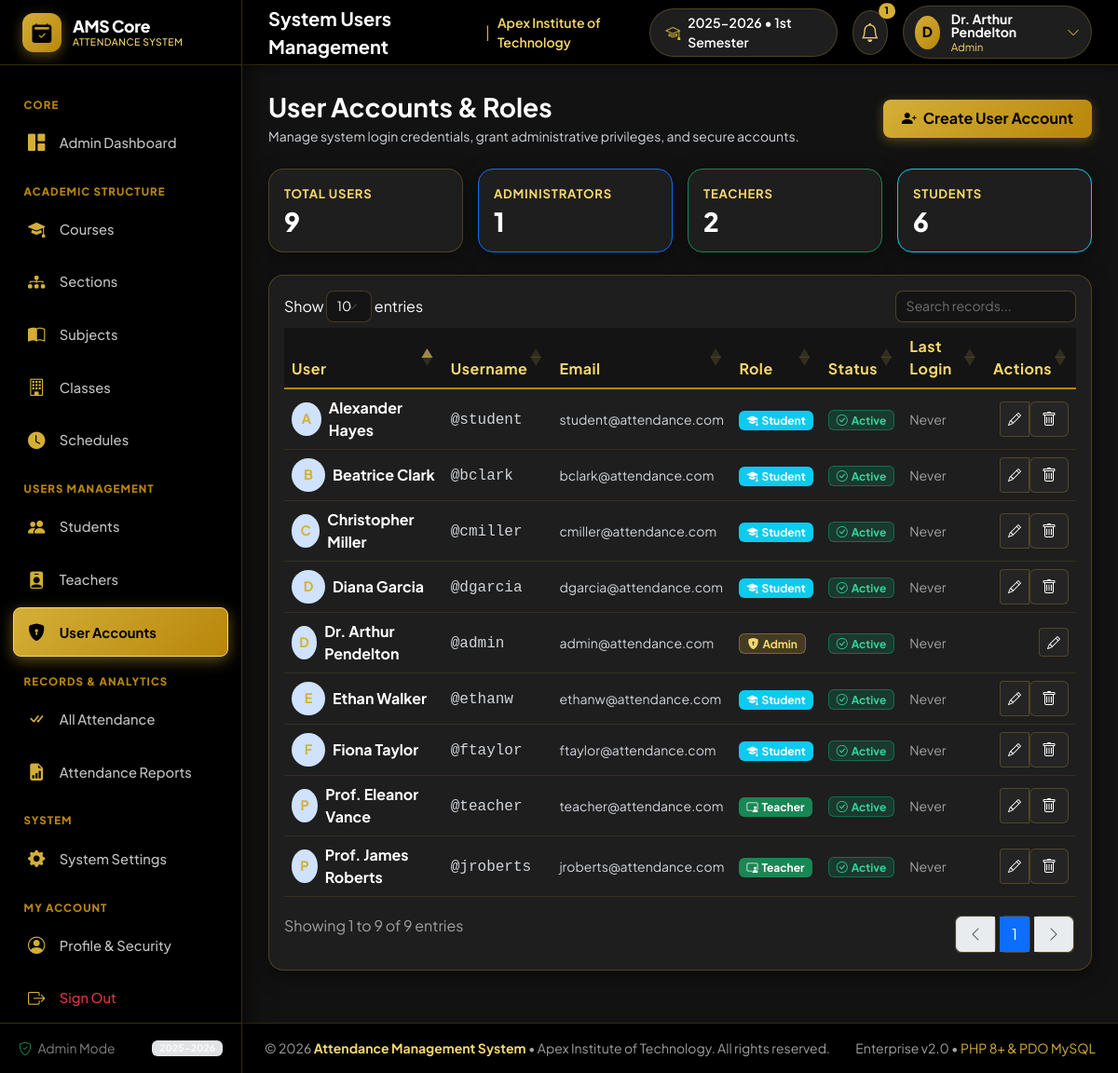
/users.php (signed in), run on the app's committed database.
### tables this page shows
CREATE TABLE `users` (
  `id` INT AUTO_INCREMENT PRIMARY KEY,
  `username` VARCHAR(50) NOT NULL UNIQUE,
  `email` VARCHAR(100) NOT NULL UNIQUE,
  `password` VARCHAR(255) NOT NULL,
  `role` ENUM('admin', 'teacher', 'student') NOT NULL,
  `full_name` VARCHAR(100) NOT NULL,
  `avatar` VARCHAR(255) DEFAULT 'default-avatar.png',
  `status` ENUM('active', 'inactive', 'pending') DEFAULT 'active',
  `last_login` DATETIME NULL,
  `created_at` TIMESTAMP DEFAULT CURRENT_TIMESTAMP,
  `updated_at` TIMESTAMP DEFAULT CURRENT_TIMESTAMP ON UPDATE CURRENT_TIMESTAMP,
  INDEX `idx_users_role` (`role`),
  INDEX `idx_users_status` (`status`)
);

### User.php (called while the page is built, shortened)
<?php
require_once __DIR__ . '/../config/database.php';
class User {
    private $db;
    public function __construct() {
        $this->db = Database::getInstance()->getConnection();
    }
    public function getAll($role = null) {
        if ($role) {
            $stmt = $this->db->prepare("SELECT * FROM users WHERE role = ? ORDER BY id DESC");
            $stmt->execute([$role]);
        } else {
            $stmt = $this->db->query("SELECT * FROM users ORDER BY id DESC");
        }
        return $stmt->fetchAll();
    }
    public function getStats() {
        $stmt = $this->db->query("
            SELECT
                COUNT(*) as total_users,
                SUM(CASE WHEN role = 'admin' THEN 1 ELSE 0 END) as total_admins,
                SUM(CASE WHEN role = 'teacher' THEN 1 ELSE 0 END) as total_teachers,
                SUM(CASE WHEN role = 'student' THEN 1 ELSE 0 END) as total_students,
                SUM(CASE WHEN status = 'active' THEN 1 ELSE 0 END) as active_users
            FROM users
        ");
        return $stmt->fetch();
    }
}

### database.php (called while the page is built, shortened)
<?php
class Database {
    private static $instance = null;
    private $pdo;
    private $host = '127.0.0.1';
    private $dbname = 'attendance_management';
    private $user = 'root';
    private $pass = '';
    private $charset = 'utf8mb4';
    private function __construct() {
        $dsn = "mysql:host={$this->host};dbname={$this->dbname};charset={$this->charset}";
        $options = [
            PDO::ATTR_ERRMODE            => PDO::ERRMODE_EXCEPTION,
            PDO::ATTR_DEFAULT_FETCH_MODE => PDO::FETCH_ASSOC,
            PDO::ATTR_EMULATE_PREPARES   => false,
            PDO::MYSQL_ATTR_INIT_COMMAND => "SET NAMES utf8mb4 COLLATE utf8mb4_unicode_ci"
        ];
        try {
            $this->pdo = new PDO($dsn, $this->user, $this->pass, $options);
        } catch (PDOException $e) {
            die("Database connection failed: " . htmlspecialchars($e->getMessage()));
        }
    }
    public static function getInstance() {
        if (self::$instance === null) {
            self::$instance = new self();
        }
        return self::$instance;
    }
    public function getConnection() {
        return $this->pdo;
    }
}

### session.php (called while the page is built, shortened)
<?php
function is_logged_in() {
    return isset($_SESSION['user_id']) && !empty($_SESSION['user_id']);
}
function current_user() {
    return [
        'id'        => $_SESSION['user_id'] ?? null,
        'username'  => $_SESSION['username'] ?? '',
        'email'     => $_SESSION['email'] ?? '',
        'role'      => $_SESSION['role'] ?? '',
        'full_name' => $_SESSION['full_name'] ?? '',
        'avatar'    => $_SESSION['avatar'] ?? 'default-avatar.png',
        'ref_id'    => $_SESSION['ref_id'] ?? null
    ];
}

### users.php (the view, shortened to what this page needs)
<?php
require_once __DIR__ . '/../includes/session.php';
require_once __DIR__ . '/../includes/functions.php';
require_once __DIR__ . '/../models/User.php';
$userModel = new User();
$roleFilter = $_GET['role'] ?? null;
$users = $userModel->getAll($roleFilter);
$userStats = $userModel->getStats();
$pageTitle = 'System Users Management';
require_once __DIR__ . '/../views/layouts/header.php';
require_once __DIR__ . '/../views/layouts/sidebar.php';
require_once __DIR__ . '/../views/layouts/navbar.php';
?>
<div class="d-flex flex-column flex-md-row justify-content-between align-items-md-center gap-3 mb-4">
    <div>
        <h3 class="fw-bold text-dark mb-1">User Accounts & Roles</h3>
        <p class="text-secondary small mb-0">Manage system login credentials, grant administrative privileges, and secure accounts.</p>
    </div>
    <div>
        <button type="button" class="btn btn-primary" data-bs-toggle="modal" data-bs-target="#addUserModal">
            <i class="bi bi-person-plus-fill me-1"></i> Create User Account
        </button>
    </div>
</div>
<div class="row g-3 mb-4">
    <div class="col-sm-6 col-md-3">
        <div class="stat-card p-3">
            <div class="stat-title">Total Users</div>
            <div class="stat-value fs-3"><?= number_format($userStats['total_users']) ?></div>
        </div>
    </div>
    <div class="col-sm-6 col-md-3">
        <div class="stat-card p-3 border-primary">
            <div class="stat-title text-primary">Administrators</div>
            <div class="stat-value fs-3 text-primary"><?= number_format($userStats['total_admins']) ?></div>
        </div>
    </div>
    <div class="col-sm-6 col-md-3">
        <div class="stat-card p-3 border-success">
            <div class="stat-title text-success">Teachers</div>
            <div class="stat-value fs-3 text-success"><?= number_format($userStats['total_teachers']) ?></div>
        </div>
    </div>
    <div class="col-sm-6 col-md-3">
        <div class="stat-card p-3 border-info">
            <div class="stat-title text-info">Students</div>
            <div class="stat-value fs-3 text-info"><?= number_format($userStats['total_students']) ?></div>
        </div>
    </div>
</div>
<div class="card-modern">
    <div class="card-body p-0">
        <div class="table-responsive p-3">
            <table class="table table-hover align-middle datatable w-100">
                <thead class="table-light">
                    <tr>
                        <th>User</th>
                        <th>Username</th>
                        <th>Email</th>
                        <th>Role</th>
                        <th>Status</th>
                        <th>Last Login</th>
                        <th class="text-end">Actions</th>
                    </tr>
                </thead>
                <tbody>
                    <?php foreach ($users as $u): ?>
                        <tr>
                            <td>
                                <div class="d-flex align-items-center gap-2">
                                    <div class="rounded-circle bg-primary-subtle text-primary fw-bold d-flex align-items-center justify-content-center" style="width: 36px; height: 36px; font-size: 0.9rem;">
                                        <?= strtoupper(substr($u['full_name'], 0, 1)) ?>
                                    </div>
                                    <span class="fw-bold text-dark"><?= e($u['full_name']) ?></span>
                                </div>
                            </td>
                            <td><span class="font-monospace text-secondary">@<?= e($u['username']) ?></span></td>
                            <td><small class="text-secondary"><?= e($u['email']) ?></small></td>
                            <td>
                                <?php if ($u['role'] === 'admin'): ?>
                                    <span class="badge bg-primary px-2 py-1"><i class="bi bi-shield-lock-fill me-1"></i>Admin</span>
                                <?php elseif ($u['role'] === 'teacher'): ?>
                                    <span class="badge bg-success px-2 py-1"><i class="bi bi-person-video3 me-1"></i>Teacher</span>
                                <?php else: ?>
                                    <span class="badge bg-info px-2 py-1"><i class="bi bi-mortarboard-fill me-1"></i>Student</span>
                                <?php endif; ?>
                            </td>
                            <td><?= get_status_badge($u['status']) ?></td>
                            <td>
                                <small class="text-muted"><?= $u['last_login'] ? format_date($u['last_login'], 'M d, Y h:i A') : 'Never' ?></small>
                            </td>
                            <td class="text-end">
                                <div class="btn-group btn-group-sm">
                                    <button type="button" class="btn btn-light border edit-user-btn"
                                            data-user='<?= json_encode($u) ?>' title="Edit User">
                                        <i class="bi bi-pencil"></i>
                                    </button>
                                    <?php if ($u['id'] != $_SESSION['user_id']): ?>
                                        <form method="POST" action="<?= BASE_URL ?>/admin/users.php" class="d-inline">
                                            <button type="button" class="btn btn-light border text-danger btn-delete-confirm" title="Delete User">
                                                <i class="bi bi-trash"></i>
                                            </button>
                                        </form>
                                    <?php endif; ?>
                                </div>
                            </td>
                        </tr>
                    <?php endforeach; ?>
                </tbody>
            </table>
        </div>
    </div>
</div>
<?php
require_once __DIR__ . '/../views/layouts/footer.php';
?>

### navbar.php (shortened to what this page needs)
<?php
require_once __DIR__ . '/../../includes/session.php';
require_once __DIR__ . '/../../includes/functions.php';
$user = current_user();
$db = Database::getInstance()->getConnection();
$notifications = [];
if (!empty($user['id'])) {
    $stmtN = $db->prepare("SELECT * FROM notifications WHERE user_id = ? ORDER BY id DESC LIMIT 5");
    $stmtN->execute([$user['id']]);
    $notifications = $stmtN->fetchAll();
}
?>
<div class="app-main">
    <header class="app-topbar">
        <div class="topbar-left">
            <div class="d-none d-md-flex align-items-center gap-2">
                <span class="fw-bold fs-5 text-white"><?= e($pageTitle ?? 'Dashboard') ?></span>
                <span style="color: var(--gold);">|</span>
                <span class="small fw-semibold" style="color: var(--text-gold-light);"><?= e(INSTITUTION_NAME) ?></span>
            </div>
        </div>
        <div class="topbar-right">
            <div class="d-none d-lg-flex align-items-center rounded-pill px-3 py-1 gap-2 border" style="background: var(--bg-card); border-color: var(--gold-border) !important;">
                <i class="bi bi-mortarboard" style="color: var(--gold);"></i>
                <span class="small fw-semibold text-white"><?= e(ACADEMIC_YEAR) ?> &bull; <?= e(CURRENT_SEMESTER) ?></span>
            </div>
            <div class="dropdown">
                <button class="btn rounded-circle position-relative p-2 border" style="background: var(--bg-card); border-color: var(--gold-border) !important;" type="button" data-bs-toggle="dropdown" aria-expanded="false">
                    <i class="bi bi-bell fs-5" style="color: var(--text-gold-light);"></i>
                    <?php if (count($notifications) > 0): ?>
                        <span class="position-absolute top-0 start-100 translate-middle badge rounded-pill" style="font-size: 0.65rem; background: var(--gold); color: #000000; font-weight: 800;">
                            <?= count($notifications) ?>
                        </span>
                    <?php endif; ?>
                </button>
            </div>
            <div class="dropdown">
                <a href="#" class="user-dropdown-toggle" data-bs-toggle="dropdown" aria-expanded="false">
                    <?php if (!empty($user['avatar']) && file_exists(ROOT_PATH . '/uploads/avatars/' . $user['avatar'])): ?>
                        <img src="<?= BASE_URL ?>/uploads/avatars/<?= e($user['avatar']) ?>" alt="Avatar" class="user-avatar-img">
                    <?php else: ?>
                        <div class="user-avatar-placeholder">
                            <?= strtoupper(substr($user['full_name'] ?? 'U', 0, 1)) ?>
                        </div>
                    <?php endif; ?>
                    <div class="d-none d-sm-block text-start lh-1 pe-2">
                        <div class="fw-bold small text-white"><?= e($user['full_name'] ?? 'User') ?></div>
                        <small class="text-capitalize" style="font-size: 0.72rem; color: var(--text-gold-light);"><?= e($user['role'] ?? 'Guest') ?></small>
                    </div>
                    <i class="bi bi-chevron-down small" style="color: var(--gold);"></i>
                </a>
            </div>
        </div>
    </header>
    <main class="app-content">

### functions.php (shortened to what this page needs)
<?php
function e($string) {
    return htmlspecialchars((string)$string, ENT_QUOTES, 'UTF-8');
}
function get_status_badge($status) {
    $status = strtoupper($status);
    switch ($status) {
        case 'ACTIVE':
            return '<span class="badge bg-success-subtle text-success border border-success-subtle px-2 py-1"><i class="bi bi-check-circle me-1"></i>Active</span>';
    }
}

### data on the page
users: full_name "D", full_name "Dr. Arthur Pendelton", role "Admin", username "admin", email "admin@attendance.com", status "active" (drawn), shows "Never"
users: full_name "F", full_name "Fiona Taylor", username "ftaylor", email "ftaylor@attendance.com", role "student" (drawn), status "active" (drawn), shows "Never"
users: full_name "E", full_name "Ethan Walker", username "ethanw", email "ethanw@attendance.com", role "student" (drawn), status "active" (drawn), shows "Never"
users: full_name "D", full_name "Diana Garcia", username "dgarcia", email "dgarcia@attendance.com", role "student" (drawn), status "active" (drawn), shows "Never"
users: full_name "C", full_name "Christopher Miller", username "cmiller", email "cmiller@attendance.com", role "student" (drawn), status "active" (drawn), shows "Never"
users: full_name "B", full_name "Beatrice Clark", username "bclark", email "bclark@attendance.com", role "student" (drawn), status "active" (drawn), shows "Never"
users: full_name "A", full_name "Alexander Hayes", username "student", email "student@attendance.com", role "student" (drawn), status "active" (drawn), shows "Never"
users: full_name "P", full_name "Prof. James Roberts", username "jroberts", email "jroberts@attendance.com", role "teacher" (drawn), status "active" (drawn), shows "Never"
users: full_name "P", full_name "Prof. Eleanor Vance", username "teacher", email "teacher@attendance.com", role "teacher" (drawn), status "active" (drawn), shows "Never"

### other printed values
$role "Admin"
ACADEMIC_YEAR "2025-2026"
$pageTitle "System Users Management"
INSTITUTION_NAME "Apex Institute of Technology"
CURRENT_SEMESTER "1st Semester"
count($notifications) "1"
$userStats['total_users'] "9"
$userStats['total_admins'] "1"
$userStats['total_teachers'] "2"
$userStats['total_students'] "6"
APP_NAME "Attendance Management System"
